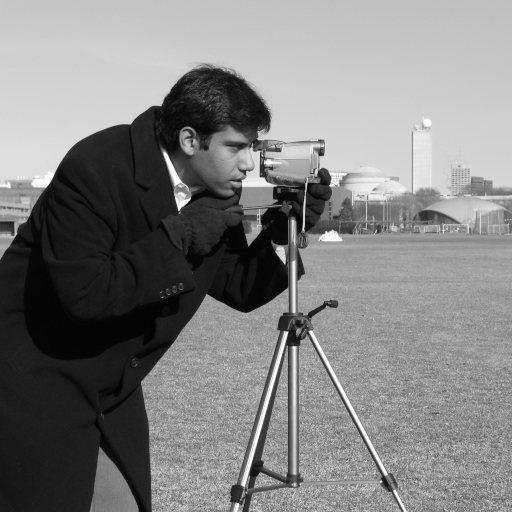
#> input picture skimage.data.camera(), 512 x 512 px
$ jupyter execute Tp3.ipynb
#> lines starting #> are read from the running program, lines starting #| are printed output that depends on the picture
[cell 1]
#importation des bibilotheques necessaires
import matplotlib.pyplot as plt
import numpy as np
import skimage
import skimage.filters
from skimage import data

[cell 2]
camera=skimage.data.camera()
#> camera is the input picture: shape (512, 512); min 0, max 255, mean 129.1
plt.imshow(camera,'gray')
plt.show()

[cell 3]
from scipy.signal import convolve2d

taille =15
h =np.ones((taille,taille))/taille**2
I_moy = convolve2d(camera,h,mode='same')
plt.imshow(I_moy,'gray')
plt.show()

[cell 4]
plt.imshow(camera,'gray')
plt.show()

[cell 5]
h=1/6 * np.array([[1,2,1],[2,4,2],[1,2,1]])
I_gauss = convolve2d(camera, h, mode='same')
plt.imshow(I_gauss,'gray')
plt.show()

[cell 6]
#On va calculer en utilisant la fonction h[i,j]
k=31
sigma=7
x=np.arange(-k,k+1)
[i,j]=np.meshgrid(x,x)
h=1/(2*np.pi*sigma**2)*np.exp(-(i**2+j**2)/(2*sigma**2))
h=h/np.sum(h)
plt.imshow(h)
plt.show()

[cell 7]
print(h.shape)

[cell 8]
I_gauss=convolve2d(camera,h,mode='same')
plt.imshow(I_gauss,'gray')
plt.show()

[cell 9]
#Tester autres valeurs our k et sigma
k=15
sigma=2
x=np.arange(-k,k+1)
[i,j]=np.meshgrid(x,x)
h2=1/(2*np.pi*sigma**2)*np.exp(-(i**2+j**2)/(2*sigma**2))
h2=h2/np.sum(h2)
plt.imshow(h2)
plt.show()
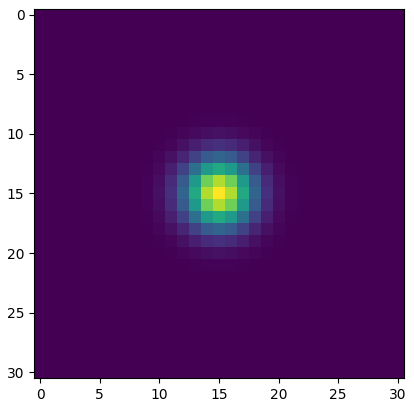
#> figure drawn by matplotlib, 1 panel

[cell 10]
I_gauss=convolve2d(camera,h2,mode='same')
plt.imshow(I_gauss,'gray')
plt.show()

NOTEBOOK 2 :

[cell 11]
#Filtre Gradient , composante horizontale
hx= np.array([[-1,0,1],[-1,0,1],[-1,0,1]])
Ix = convolve2d(camera, hx, mode='same')
plt.imshow(Ix,'gray')
plt.show()

[cell 12]
#Affichage de la matrice utilisée:
print(hx)

[cell 13]
#Composante verticale
hy=hx.transpose()
Iy = convolve2d(camera, hx, mode='same')
plt.imshow(Iy,'gray')
plt.show()

[cell 14]
print(hy)

[cell 15]
#Norme de gradient
gradient = np.sqrt(Ix**2 + Iy**2)
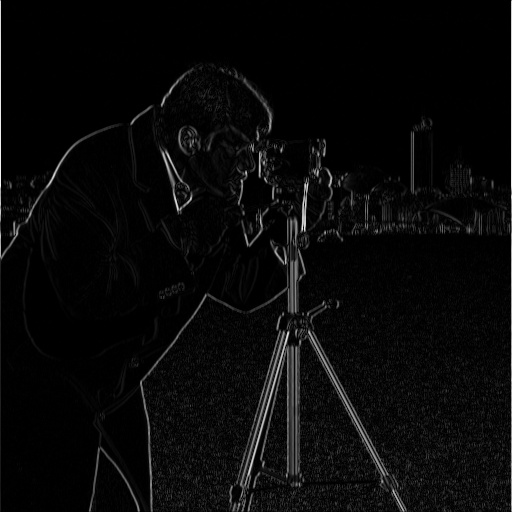
#> gradient: shape (512, 512) float64; min 0, max 991.4, mean 35.9; drawn with min black and max white
plt.imshow(gradient,'gray')
plt.show()

[cell 16]
#Filtre Laplacien
hlap = np.array([[0,1,0],[1,-4,1],[0,1,0]])
laplacien= convolve2d(camera,hlap,mode='same')
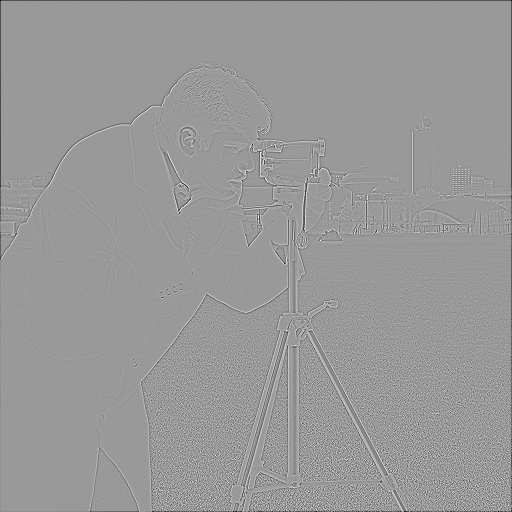
#> laplacien: shape (512, 512) int64; min -424, max 281, mean -1.2; drawn with min black and max white
plt.imshow(laplacien,'gray')
plt.show()

[cell 17]
hlap = np.array([[1,-2,1],[-2,4,-2],[1,-2,1]])
laplacien= convolve2d(camera,hlap,mode='same')
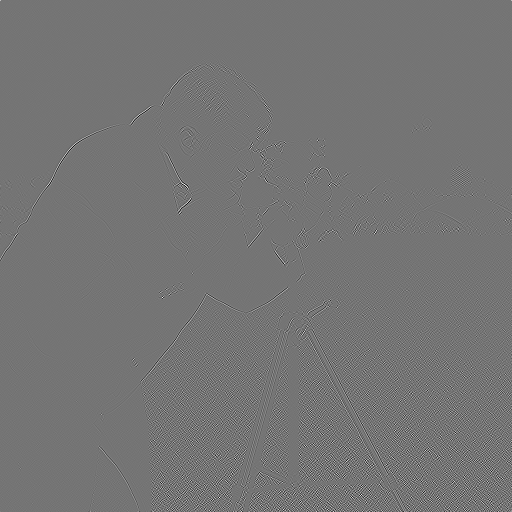
#> laplacien: shape (512, 512) int64; min -304, max 359, mean 0; drawn with min black and max white
plt.imshow(laplacien,'gray')
plt.show()

NOTEBOOK 3 :

[cell 18]
import skimage as ski
import skimage.io as io
import skimage.util as util
import matplotlib.pyplot as plt
import numpy as np
from skimage import color

parapente= io.imread('./parapente.jpg')
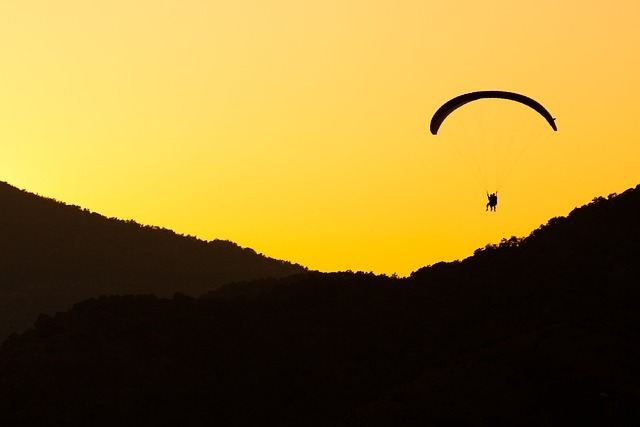
#> input picture TP3/parapente.jpg, 640 x 427 px
#> parapente is the input picture: shape (427, 640, 3); mean R, G, B 146.3, 119.8, 47.8
parapente_g=color.rgb2gray(parapente)
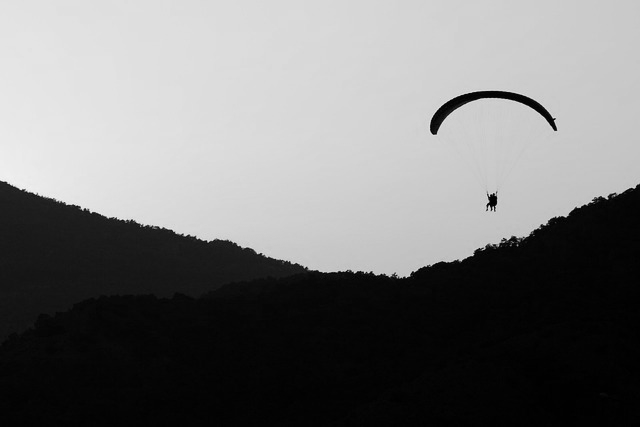
#> parapente_g: shape (427, 640) float64; min 0, max 0.952, mean 0.472
x=ski.img_as_float(parapente_g)
plt.figure(figsize=(8,8))
plt.imshow(parapente_g,'gray')
plt.show()

[cell 19]
J = util.random_noise(parapente_g,mode='s&p', amount=0.1)
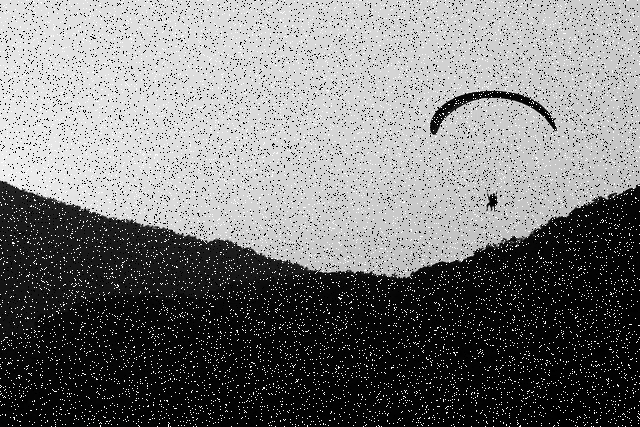
#> J: shape (427, 640) float64; min 0, max 1, mean 0.475
x1=10
y1=10
x2=200
y2=180
K = J[y1:y2,x1:x2]
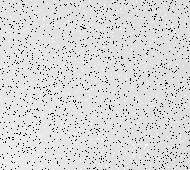
#> K: shape (170, 190) float64; min 0, max 1, mean 0.848
plt.figure(figsize=(8,8))
plt.imshow(J,'gray')
plt.plot([x1,x2,x2,x1,x1],[y1,y1,y2,y2,y1],'g')
plt.show()
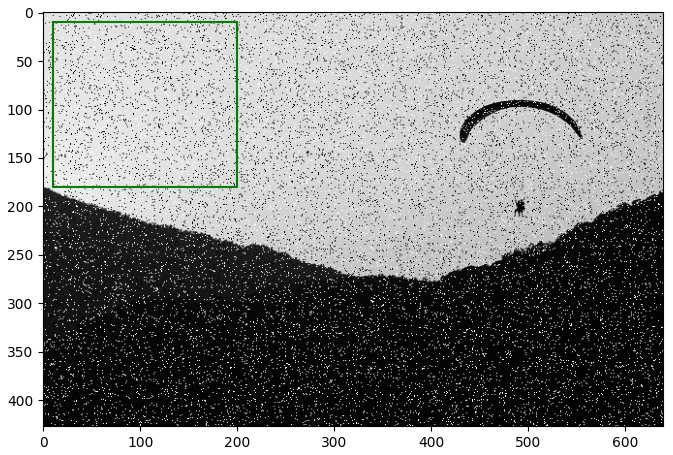
#> figure drawn by matplotlib, 1 panel

[cell 20]
#Affichage de l 'histogramme de la matrice defaillante K
h , bins , patches = plt.hist(K.ravel())
#> h = [1629, 0, 0, 0, 0, 0, 0, 0, 24308, 6363]; bins = [0, 0.1, 0.2, 0.3, 0.4, 0.5, 0.6, 0.7, 0.8, 0.9, 1]; patches = 10 items
plt.show()
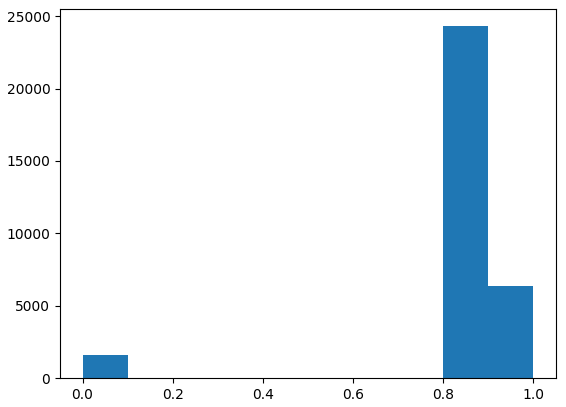
#> figure drawn by matplotlib, 1 panel; tallest bar 24308 high, from x = 0.8 to 0.9

[cell 21]
M, N = K.shape
#> M = 170; N = 190
N0=np.sum(K==0)
#> N0 = 1629
N1=np.sum(K==1)
#> N1 = 1678
prop =(N0+N1)/(M+N)
#> prop = 9.19
print("Nombre de pixels : %d - Nombre de pixels à 0 : %d - Nombre de pixels à 1 : %d "%(M+N,N0,N1))
#| Nombre de pixels : 360 - Nombre de pixels à 0 : 1629 - Nombre de pixels à 1 : 1678
print("Proportion de pixels déffaillants : %.3f" %(prop))
#| Proportion de pixels déffaillants : 9.186
